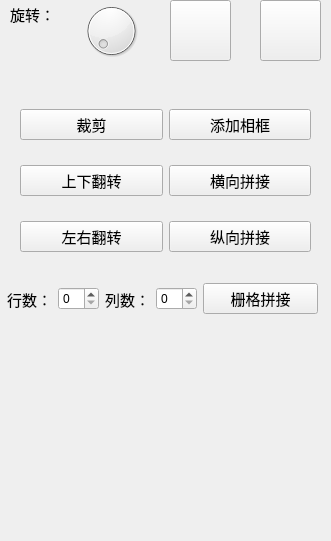
    <widget class="QWidget" name="GeoTrans">
     <property name="geometry">
      <rect>
       <x>0</x>
       <y>0</y>
       <width>331</width>
       <height>541</height>
      </rect>
     </property>
     <attribute name="label">
      <string>图像变换</string>
     </attribute>
     <widget class="QPushButton" name="pushButtonLeft">
      <property name="geometry">
       <rect>
        <x>260</x>
        <y>0</y>
        <width>61</width>
        <height>61</height>
       </rect>
      </property>
      <property name="text">
       <string/>
      </property>
      <property name="icon">
       <iconset resource="Resource.qrc">
        <normaloff>:/ok/icons/right.png</normaloff>:/ok/icons/right.png</iconset>
      </property>
      <property name="iconSize">
       <size>
        <width>50</width>
        <height>50</height>
       </size>
      </property>
     </widget>
     <widget class="QPushButton" name="pushButtonRight">
      <property name="geometry">
       <rect>
        <x>170</x>
        <y>0</y>
        <width>61</width>
        <height>61</height>
       </rect>
      </property>
      <property name="text">
       <string/>
      </property>
      <property name="icon">
       <iconset resource="Resource.qrc">
        <normaloff>:/ok/icons/left.png</normaloff>:/ok/icons/left.png</iconset>
      </property>
      <property name="iconSize">
       <size>
        <width>50</width>
        <height>50</height>
       </size>
      </property>
     </widget>
     <widget class="QWidget" name="layoutWidget">
      <property name="geometry">
       <rect>
        <x>10</x>
        <y>0</y>
        <width>151</width>
        <height>61</height>
       </rect>
      </property>
      <layout class="QHBoxLayout" name="horizontalLayout_8">
       <item>
        <layout class="QVBoxLayout" name="verticalLayout_7">
         <item>
          <widget class="QLabel" name="label_17">
           <property name="font">
            <font>
             <family>微软雅黑</family>
             <pointsize>11</pointsize>
            </font>
           </property>
           <property name="text">
            <string>旋转：</string>
           </property>
          </widget>
         </item>
         <item>
          <widget class="QLabel" name="anglelabe">
           <property name="font">
            <font>
             <family>微软雅黑</family>
             <pointsize>11</pointsize>
            </font>
           </property>
           <property name="text">
            <string/>
           </property>
          </widget>
         </item>
        </layout>
       </item>
       <item>
        <widget class="QDial" name="Rotatedial">
         <property name="maximum">
          <number>359</number>
         </property>
        </widget>
       </item>
      </layout>
     </widget>
     <widget class="QWidget" name="">
      <property name="geometry">
       <rect>
        <x>20</x>
        <y>90</y>
        <width>291</width>
        <height>181</height>
       </rect>
      </property>
      <layout class="QGridLayout" name="gridLayout">
       <item row="0" column="0">
        <widget class="QPushButton" name="pushButtonCut">
         <property name="font">
          <font>
           <family>微软雅黑</family>
           <pointsize>11</pointsize>
          </font>
         </property>
         <property name="text">
          <string>裁剪</string>
         </property>
        </widget>
       </item>
       <item row="0" column="1">
        <widget class="QPushButton" name="pushButtonFrame">
         <property name="font">
          <font>
           <family>微软雅黑</family>
           <pointsize>11</pointsize>
          </font>
         </property>
         <property name="text">
          <string>添加相框</string>
         </property>
        </widget>
       </item>
       <item row="1" column="0">
        <widget class="QPushButton" name="pushButtonUpDown">
         <property name="font">
          <font>
           <family>微软雅黑</family>
           <pointsize>11</pointsize>
          </font>
         </property>
         <property name="text">
          <string>上下翻转</string>
         </property>
        </widget>
       </item>
       <item row="1" column="1">
        <widget class="QPushButton" name="pushButtonHmerge">
         <property name="font">
          <font>
           <family>微软雅黑</family>
           <pointsize>11</pointsize>
          </font>
         </property>
         <property name="text">
          <string>横向拼接</string>
         </property>
        </widget>
       </item>
       <item row="2" column="0">
        <widget class="QPushButton" name="pushButtonLeftRight">
         <property name="font">
          <font>
           <family>微软雅黑</family>
           <pointsize>11</pointsize>
          </font>
         </property>
         <property name="text">
          <string>左右翻转</string>
         </property>
        </widget>
       </item>
       <item row="2" column="1">
        <widget class="QPushButton" name="pushButtonVmerge">
         <property name="font">
          <font>
           <family>微软雅黑</family>
           <pointsize>11</pointsize>
          </font>
         </property>
         <property name="text">
          <string>纵向拼接</string>
         </property>
        </widget>
       </item>
      </layout>
     </widget>
     <widget class="QWidget" name="">
      <property name="geometry">
       <rect>
        <x>7</x>
        <y>280</y>
        <width>311</width>
        <height>38</height>
       </rect>
      </property>
      <layout class="QHBoxLayout" name="horizontalLayout_10">
       <item>
        <layout class="QHBoxLayout" name="horizontalLayout_12">
         <item>
          <widget class="QLabel" name="label_26">
           <property name="font">
            <font>
             <family>微软雅黑</family>
             <pointsize>11</pointsize>
            </font>
           </property>
           <property name="text">
            <string>行数：</string>
           </property>
          </widget>
         </item>
         <item>
          <widget class="QSpinBox" name="rowspinBox"/>
         </item>
         <item>
          <widget class="QLabel" name="label_27">
           <property name="font">
            <font>
             <family>微软雅黑</family>
             <pointsize>11</pointsize>
            </font>
           </property>
           <property name="text">
            <string>列数：</string>
           </property>
          </widget>
         </item>
         <item>
          <widget class="QSpinBox" name="colspinBox"/>
         </item>
        </layout>
       </item>
       <item>
        <widget class="QPushButton" name="pushButton4Merge">
         <property name="font">
          <font>
           <family>微软雅黑</family>
           <pointsize>11</pointsize>
          </font>
         </property>
         <property name="text">
          <string>栅格拼接</string>
         </property>
        </widget>
       </item>
      </layout>
     </widget>
    </widget>
